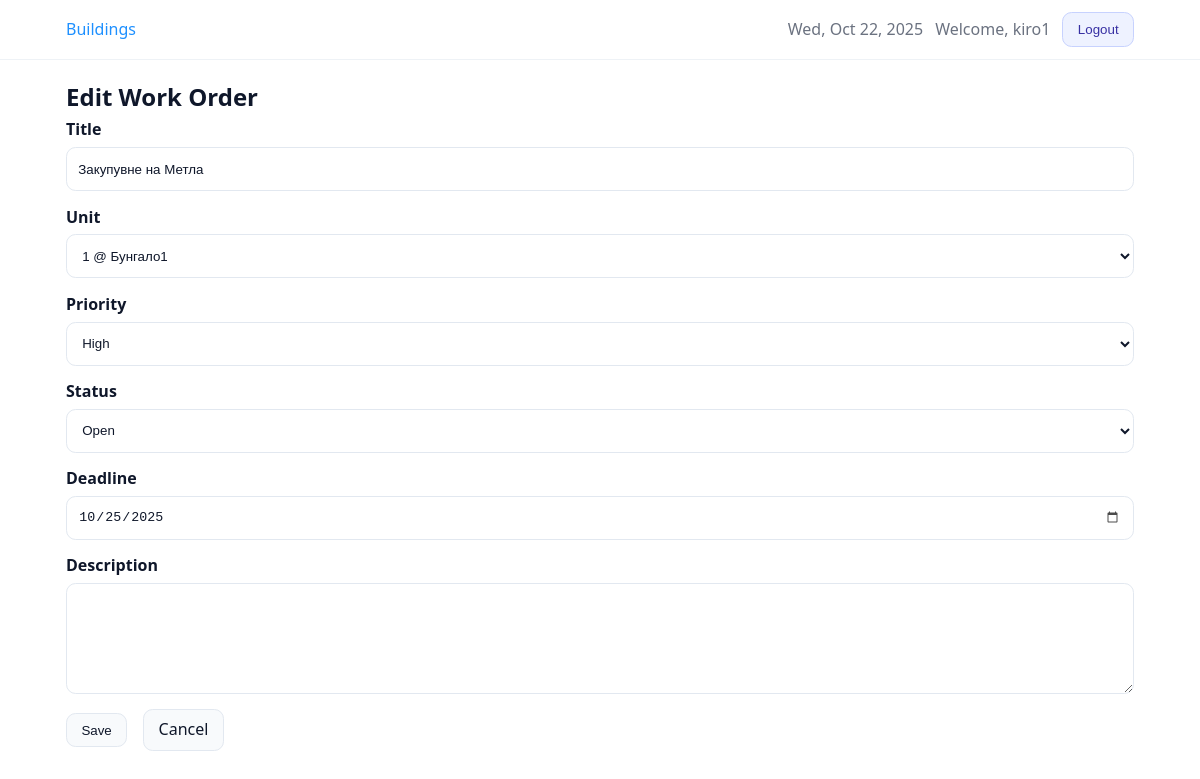
The app's page /work-orders/28/edit/ (signed in) with its own data.
### core/models.py (models this page shows, shortened)
class TimeStampedModel(models.Model):
    created_at = models.DateTimeField(auto_now_add=True, db_index=True)
    updated_at = models.DateTimeField(auto_now=True)
    class Meta:
        abstract = True

class WorkOrder(TimeStampedModel):
    class Status(models.TextChoices):
        OPEN = "OPEN", "Open"
        IN_PROGRESS = "IN_PROGRESS", "In progress"
        DONE = "DONE", "Done"
    class Priority(models.TextChoices):
        LOW = "LOW", "Low"
        MEDIUM = "MEDIUM", "Medium"
        HIGH = "HIGH", "High"
    building = models.ForeignKey(
        Building,
        on_delete=models.CASCADE,
        related_name="work_orders",  # used by annotations in views
    )
    unit = models.ForeignKey(
        Unit,
        null=True,
        blank=True,
        on_delete=models.SET_NULL,
        related_name="work_orders",
    )
    title = models.CharField(max_length=255)
    description = models.TextField(blank=True)
    status = models.CharField(
        max_length=20,
        choices=Status.choices,
        default=Status.OPEN,
        db_index=True,
    )
    priority = models.CharField(
        max_length=10,
        choices=Priority.choices,
        default=Priority.MEDIUM,
        db_index=True,
    )
    deadline = models.DateField(null=False, blank=False)
    archived_at = models.DateTimeField(null=True, blank=True, db_index=True)
    objects = WorkOrderQuerySet.as_manager()
    class Meta:
        ordering = ["-created_at", "-id"]

### core/views.py (the view, shortened to what this page needs)
# urls.py: path("work-orders/<int:pk>/edit/", views.WorkOrderUpdateView.as_view(), name="work_order_update"),
class WorkOrderUpdateView(LoginRequiredMixin, UserPassesTestMixin, UpdateView):
    model = WorkOrder
    form_class = WorkOrderForm
    template_name = "core/work_order_form.html"
    def get_object(self, queryset=None):
        obj = super().get_object(queryset)
        self.building = obj.building  # lock form to this building on edit
        return obj
    def get_form_kwargs(self):
        kwargs = super().get_form_kwargs()
        kwargs["user"] = self.request.user
        kwargs["building"] = getattr(self, "building", None)
        return kwargs
    def get_context_data(self, **kwargs):
        ctx = super().get_context_data(**kwargs)
        ctx["building"] = getattr(self, "building", None)
        return ctx
    def test_func(self):
        wo = self.get_object()
        return _user_can_access_building(self.request.user, wo.building)

### core/forms.py (called while the page is built, shortened)
    @staticmethod
    def _resolve_building_id(b) -> int | None:
        if isinstance(b, Building):
            return b.pk

### core/models.py (called while the page is built)
    def __str__(self) -> str:  # pragma: no cover
        return f"{self.number} @ {self.building.name}"

### core/views.py (called while the page is built)
def _user_can_access_building(user, building: Building) -> bool:
    return user.is_staff or building.owner_id == user.id

### templates/core/work_order_form.html (shortened to what this page needs)
{% extends "base.html" %}
{% block content %}
  {% with t=form.instance.pk|yesno:"Edit Work Order,New Work Order" %}
    {% include "core/_form_layout.html" with form=form title=t subtitle="" cancel_url=cancel_url %}
  {% endwith %}
{% endblock %}

### templates/base.html (shortened to what this page needs)
{% load static %}
<!doctype html>
<html lang="en">
  <head>
    <link rel="stylesheet" href="{% static 'css/app.css' %}?v={% now 'U' %}"/>
  </head>
  <body class="{% block body_class %}{% endblock %}">
    <header style="border-bottom:1px solid #eef2f6; background:#fff;">
      <div style="max-width:1100px; margin:0 auto; padding:.75rem 1rem;">
        <div style="display:flex; justify-content:space-between; align-items:center; gap:1rem;">
          <nav style="display:flex; gap:1rem; align-items:center;" aria-label="Primary">
            {% block topbar_left %}
              <a href="{% url 'buildings_list' %}" style="text-decoration:none; color:#1e90ff;">Buildings</a>
            {% endblock %}
          </nav>
          <div style="display:flex; gap:.75rem; align-items:center; white-space:nowrap;">
            {% block topbar_right %}
              {% if user.is_authenticated %}
                <time datetime="{% now 'c' %}" style="color:#6b7280;">{% now 'D, M j, Y' %}</time>
                <span style="color:#6b7280;">Welcome, {{ user.get_full_name|default:user.username }}</span>
                <form action="{% url 'logout' %}" method="post" style="display:inline;">
                  <button type="submit" class="btn btn-secondary">Logout</button>
                </form>
              {% else %}
                <a class="btn" href="{% url 'login' %}">Login</a>
              {% endif %}
            {% endblock %}
          </div>
        </div>
      </div>
    </header>
    <main style="max-width:1100px; margin:1.25rem auto; padding:0 1rem;">
      {% block content %}{% endblock %}
    </main>
  </body>
</html>

### templates/core/_form_layout.html (shortened to what this page needs)
<h2 class="mb-1">{{ title }}</h2>
<form method="post" novalidate>
  {% for field in form.visible_fields %}
    <div class="form-row{% if field.errors %} has-errors{% endif %}">
      {% if field.field.widget.input_type == 'checkbox' %}
        <label class="checkbox">
          {{ field }} <span>{{ field.label }}</span>
        </label>
        {% if field.help_text %}<div class="help">{{ field.help_text|safe }}</div>{% endif %}
        {% if field.errors %}
          <div class="errors">{% for e in field.errors %}<div>{{ e }}</div>{% endfor %}</div>
        {% endif %}
      {% else %}
        <label for="{{ field.id_for_label }}">{{ field.label }}</label>
        {{ field }}
      {% endif %}
    </div>
  {% endfor %}
  <div class="row gap mt-2">
    <button class="btn" type="submit">Save</button>
    <a class="btn" href="{{ cancel_url|default:'javascript:history.back()' }}">Cancel</a>
  </div>
</form>

### static/css/app.css (style rules this page uses)
*, *::before, *::after { box-sizing: border-box; }
html, body { height: 100%; }
body { margin: 0; font-family: ui-sans-serif, system-ui, -apple-system, Segoe UI, Roboto, Helvetica, Arial; line-height: 1.45; color: #0f172a; background: #fff; }
a { color: #0ea5e9; text-decoration: none; }
.row { display: flex; align-items: center; }
.gap { gap: 1rem; }
.mt-2 { margin-top:.75rem }
.mb-1 { margin-bottom:.25rem }
.btn { --bg: #f8fafc; --bd: #e2e8f0; --fg: #0f172a; display:inline-flex;align-items:center;justify-content:center; padding:.55rem .9rem;border:1px solid var(--bd);border-radius:.6rem; background:var(--bg);color:var(--fg);font-weight:500;cursor:pointer;user-select:none; transition: background-color .15s ease, border-color .15s ease, color .15s ease; text-decoration: none; }
a.btn { display:inline-flex; align-items:center; justify-content:center; }
a.btn, a.btn:visited { color: var(--fg); text-decoration: none; }
.btn-secondary { --bg:#eef2ff; --bd:#c7d2fe; --fg:#3730a3; }
label { font-weight: 600; color: #0f172a; display:inline-block; margin-bottom:.35rem; }
.form-row { margin-bottom: .9rem; }
.input, input[type=text], input[type=password], input[type=email], input[type=tel], input[type=number], input[type=date], select, textarea { width:100%; display:block; padding:.6rem .7rem; border:1px solid #e2e8f0; border-radius:.6rem; background:#fff; color:#0f172a; outline:none; transition: border-color .15s ease, box-shadow .15s ease; box-sizing: border-box; }
.input, input[type=text], input[type=password], input[type=email], input[type=tel], input[type=number], input[type=date], select { height: 44px; line-height: 1.4; }
textarea, textarea.input { resize: vertical; min-height: 6rem; height: auto; }
.input::placeholder, input::placeholder, textarea::placeholder { color:#94a3b8; }
input[type=date] { -webkit-appearance: none; appearance: none; background-color: #fff; }

### records on screen
WorkOrder: visible_fields "Закупувне на Метла" "1 @ Бунгало1" "High" "Open" "10/25/2025"

### other values on screen
{{ user.get_full_name|default:user.username }} "kiro1"
{{ title }} "Edit Work Order"
{{ field.label }} "Title" "Unit" "Priority" "Status" "Deadline" "Description"
